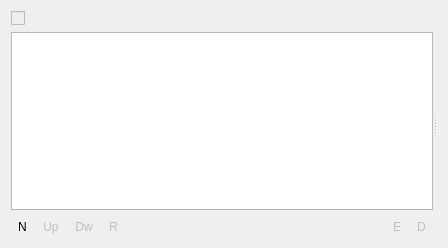
<?xml version="1.0" encoding="UTF-8"?>
<ui version="4.0">
 <class>EffectStack_UI</class>
 <widget class="QWidget" name="EffectStack_UI">
  <property name="geometry">
   <rect>
    <x>0</x>
    <y>0</y>
    <width>448</width>
    <height>248</height>
   </rect>
  </property>
  <property name="sizePolicy">
   <sizepolicy hsizetype="Preferred" vsizetype="Expanding">
    <horstretch>0</horstretch>
    <verstretch>0</verstretch>
   </sizepolicy>
  </property>
  <layout class="QGridLayout" name="gridLayout_2">
   <item row="0" column="0">
    <widget class="QSplitter" name="splitter">
     <property name="orientation">
      <enum>Qt::Horizontal</enum>
     </property>
     <widget class="QWidget" name="layoutWidget">
      <layout class="QGridLayout" name="gridLayout">
       <property name="horizontalSpacing">
        <number>2</number>
       </property>
       <item row="1" column="0" colspan="7">
        <widget class="KListWidget" name="effectlist">
         <property name="sizePolicy">
          <sizepolicy hsizetype="Preferred" vsizetype="Expanding">
           <horstretch>0</horstretch>
           <verstretch>0</verstretch>
          </sizepolicy>
         </property>
         <property name="dragDropMode">
          <enum>QAbstractItemView::InternalMove</enum>
         </property>
         <property name="alternatingRowColors">
          <bool>true</bool>
         </property>
         <property name="movement">
          <enum>QListView::Free</enum>
         </property>
        </widget>
       </item>
       <item row="2" column="0">
        <widget class="QToolButton" name="buttonNew">
         <property name="text">
          <string notr="true">N</string>
         </property>
         <property name="popupMode">
          <enum>QToolButton::InstantPopup</enum>
         </property>
         <property name="autoRaise">
          <bool>true</bool>
         </property>
        </widget>
       </item>
       <item row="2" column="1">
        <widget class="QToolButton" name="buttonUp">
         <property name="enabled">
          <bool>false</bool>
         </property>
         <property name="text">
          <string notr="true">Up</string>
         </property>
         <property name="autoRaise">
          <bool>true</bool>
         </property>
        </widget>
       </item>
       <item row="2" column="2">
        <widget class="QToolButton" name="buttonDown">
         <property name="enabled">
          <bool>false</bool>
         </property>
         <property name="text">
          <string notr="true">Dw</string>
         </property>
         <property name="autoRaise">
          <bool>true</bool>
         </property>
        </widget>
       </item>
       <item row="2" column="3">
        <widget class="QToolButton" name="buttonReset">
         <property name="enabled">
          <bool>false</bool>
         </property>
         <property name="text">
          <string notr="true">R</string>
         </property>
         <property name="autoRaise">
          <bool>true</bool>
         </property>
        </widget>
       </item>
       <item row="2" column="4">
        <spacer>
         <property name="orientation">
          <enum>Qt::Horizontal</enum>
         </property>
         <property name="sizeType">
          <enum>QSizePolicy::Expanding</enum>
         </property>
         <property name="sizeHint" stdset="0">
          <size>
           <width>40</width>
           <height>20</height>
          </size>
         </property>
        </spacer>
       </item>
       <item row="2" column="5">
        <widget class="QToolButton" name="buttonSave">
         <property name="enabled">
          <bool>false</bool>
         </property>
         <property name="text">
          <string notr="true">E</string>
         </property>
         <property name="autoRaise">
          <bool>true</bool>
         </property>
        </widget>
       </item>
       <item row="2" column="6">
        <widget class="QToolButton" name="buttonDel">
         <property name="enabled">
          <bool>false</bool>
         </property>
         <property name="text">
          <string notr="true">D</string>
         </property>
         <property name="autoRaise">
          <bool>true</bool>
         </property>
        </widget>
       </item>
       <item row="0" column="0" colspan="7">
        <widget class="QCheckBox" name="checkAll">
         <property name="enabled">
          <bool>false</bool>
         </property>
         <property name="text">
          <string notr="true"/>
         </property>
         <property name="checkable">
          <bool>true</bool>
         </property>
         <property name="tristate">
          <bool>false</bool>
         </property>
        </widget>
       </item>
      </layout>
     </widget>
     <widget class="QWidget" name="layoutWidget">
      <layout class="QVBoxLayout" name="frame_layout">
       <item>
        <widget class="QFrame" name="frame">
         <property name="sizePolicy">
          <sizepolicy hsizetype="Expanding" vsizetype="MinimumExpanding">
           <horstretch>0</horstretch>
           <verstretch>0</verstretch>
          </sizepolicy>
         </property>
        </widget>
       </item>
       <item>
        <widget class="KUrlRequester" name="region_url">
         <property name="clickMessage">
          <string>Set filter region</string>
         </property>
        </widget>
       </item>
      </layout>
     </widget>
    </widget>
   </item>
  </layout>
 </widget>
 <customwidgets>
  <customwidget>
   <class>KUrlRequester</class>
   <extends>QFrame</extends>
   <header>kurlrequester.h</header>
  </customwidget>
  <customwidget>
   <class>KListWidget</class>
   <extends>QListWidget</extends>
   <header>klistwidget.h</header>
  </customwidget>
 </customwidgets>
 <resources/>
 <connections/>
</ui>
